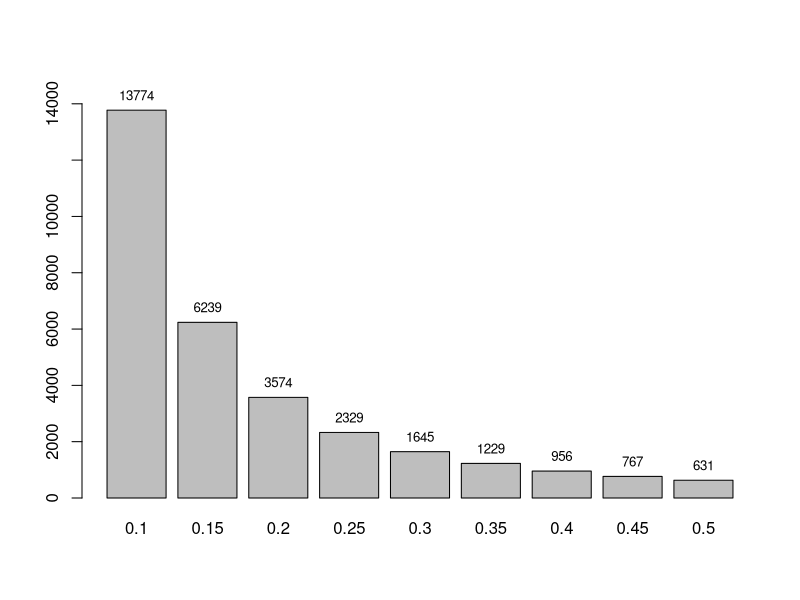

The R source for this figure:
## ---- chunk 1
library(tidyverse)
## ---- chunk 2

clickers_per_day = 200
pA = 30/clickers_per_day
uplift = 0.4

pB = pA * (1 + uplift)

pw <- power.prop.test(p1=pA, p2=pB, power=0.8, alternative='two.sided', sig.level=0.01)
pw

Ndays_runtime <- pw$n / 200
cat("Experiment runtime:", Ndays_runtime * 2,"days") # the computed sample size is for *each condition!*
## ---- chunk 3

power_range <- function(pA, uplift) {
 pB = pA * (1+uplift)
 pw <- power.prop.test(p1=pA, p2=pB, power=0.8, alternative='two.sided', sig.level=0.01)
 return(pw$n)
}

uplift_list <- seq(0.1,0.5,0.05)

sample_size <- uplift_list %>% map_dbl(~ power_range(pA, .x)) %>% round

# cbind(uplift_list, sample_size)

bp <- barplot(sample_size, names.arg = uplift_list, ylim = c(0, max(sample_size) + 1000))
text(bp, sample_size, labels = sample_size, pos = 3, cex = 0.8, col = "black")

## ---- chunk 4

Ndays_runtime = 14

N_A = 190
n_conv_A = 32

N_B = 185
n_conv_B = 38

df <- tibble(
 photo = c("B","A"),
 n_conversions = c(n_conv_B,n_conv_A) * Ndays_runtime,
 N_visitors = c(N_B, N_A) * Ndays_runtime
) %>% 
 mutate(conversion_rate = (n_conversions / N_visitors) %>% round(4))

df %>% print()

## ---- chunk 5

nconv_B <- df$n_conversions[1]
nconv_A <- df$n_conversions[2]

N_B <- df$N_visitors[1]
N_A <- df$N_visitors[2]

pA = nconv_A / N_A
pB = nconv_B / N_B

SE_B <- sqrt(pB * (1-pB) / N_B)
SE_A <- sqrt(pA * (1-pA) / N_A)

SE_diff <- sqrt(SE_B^2 + SE_A^2)

z <- (pB - pA)/SE_diff

# two-tails test
pval <- 2 * (1 - pnorm(abs(z)) )
print(pval)
## ---- chunk 6

ABresult <- prop.test(df$n_conversions, df$N_visitors, correct = F, conf.level = 0.95)
print(ABresult)

## ---- chunk 7

contingency_table <- matrix(c(n_conv_B, n_conv_A, N_B - n_conv_B, N_A - n_conv_A), ncol = 2)
colnames(contingency_table) <- c("YES_Conv", "No_Conv")
rownames(contingency_table) <- c("B", "A")

contingency_table <- contingency_table * Ndays_runtime

chisq.test(contingency_table, correct = F)
## ---- chunk 8

# for a 95% confidence level
alpha = 0.05
z_CL <- qnorm(1-(alpha/2))

# Margin of error
MOE <- z_CL * SE_diff

CI_low  <- (pB - pA) - MOE
CI_high <- (pB - pA) + MOE

cat("95% CI around the difference between pB and PA: [",CI_low,CI_high,"]")

